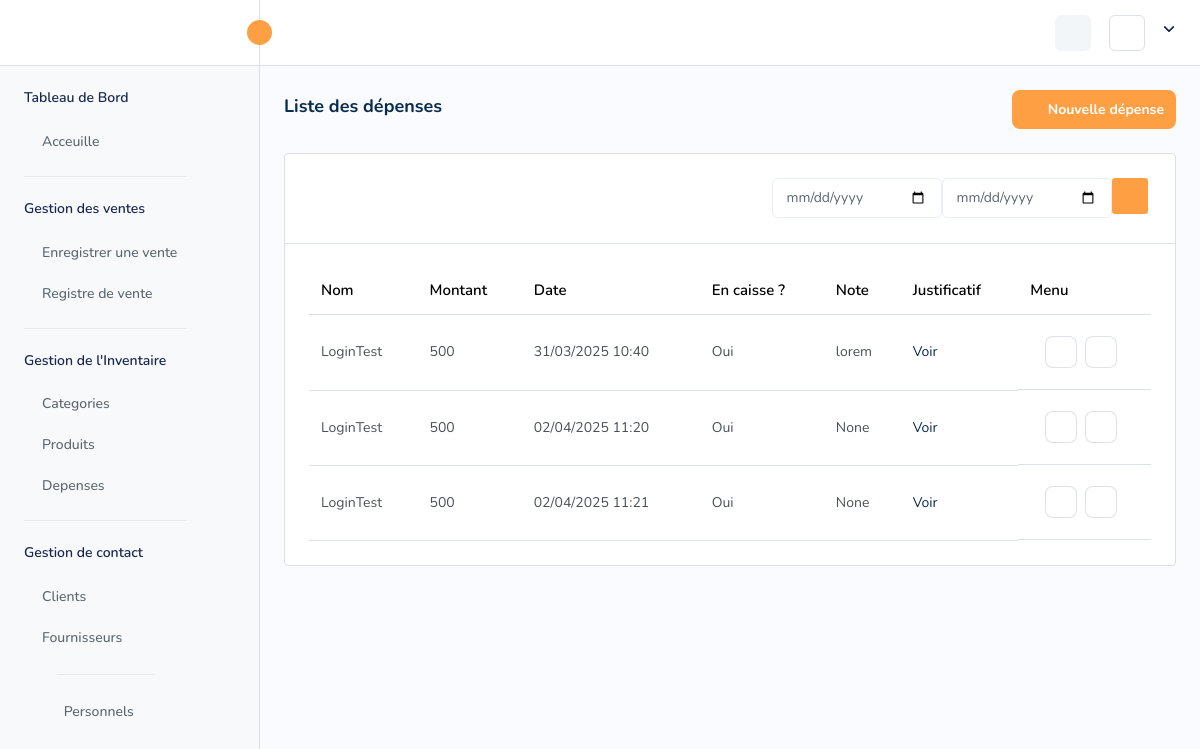
/pos/depense/, run on the app's committed database.
### pos/models.py (models this page shows, shortened)
class Depense(models.Model):
    name = models.CharField(("nom de la depense"), max_length=150)
    date = models.DateTimeField(("Date de la depense"), auto_now_add=True)
    note = models.TextField(("ajouter une note a la depense"),blank=True, null=True)
    justification = models.FileField(("ajouter une piece jointe pour justifier  la depense"), upload_to=None, max_length=100)
    amount = MoneyField(("Montant payé"), max_digits=12,  decimal_places=0, default_currency="XOF")
    in_cash = models.BooleanField(("prende l'argent dans la caisse ?"), default=True)
    delete = models.BooleanField(("Supprimer la depense"), default=False)

### pos/views.py (the view)
# urls.py: path('depense/', views.cash_expense, name='depense'),
def cash_expense(request):
    depenses = Depense.objects.filter(delete=False)
    date_debut = request.GET.get("date_debut")
    date_fin = request.GET.get("date_fin")
    if date_debut and date_fin:
        depenses = depenses.filter(date__range=[date_debut, date_fin])
    update_forms = {dep.id: DepenseUpdateForm(instance=dep) for dep in depenses}
    context = {
        'depenses': depenses,
        'add_form': DepenseAddForm(),
        'delete_form': DepenseDeleteForm(),
        'update_forms': update_forms
    }
    return render(request, 'pages/depense.html', context)

### pos/forms.py
class DepenseAddForm(forms.ModelForm):
    class Meta:
        model = Depense
        fields = ['name', 'amount', 'justification']
    def __init__(self, *args, **kwargs):
        super().__init__(*args, **kwargs)
        self.fields['name'].widget.attrs.update({'class': 'form-control', 'placeholder': 'Nom'})

class DepenseDeleteForm(forms.Form):
    depense_id = forms.IntegerField(widget=forms.HiddenInput())

### pos/context_processor.py (called while the page is built)
def default(request):
   try :
    order, _ = Order.objects.get_or_create(server=request.user, status="En cours")
    stickers = []
    counter = 0
    total_items_count = sum(item.quantity for item in order.items.all())  # Total d'étiquettes à générer
    for item in order.items.all():
        for _ in range(item.quantity):
            counter += 1
            stickers.append({
                'order_id': order.id,
                'product_code': item.size.product.code,
                'size': item.size.size,
                'counter': counter,
                'total': total_items_count
            })
    return {
        'order': order,
        'stickers': stickers,
    }
   except :
         return {}

### template/pages/depense.html (shortened to what this page needs)
{% extends "base/base.html" %}
{% load static %}
{% block base %}
{% include 'include/navbar.html' %}
{% include 'include/sidebar.html' %}
<div class="page-wrapper">
    <div class="content">
        <div class="page-header">
            <div class="add-item d-flex">
                <div class="page-title">
                    <h4>Liste des dépenses</h4>
                </div>
            </div>
            <div class="page-btn">
                <a href="#" data-bs-toggle="modal" data-bs-target="#add-expense" class="btn btn-added">
                    <i data-feather="plus-circle" class="me-2"></i> Nouvelle dépense
                </a>
            </div>
        </div>
        <div class="card table-list-card">
            <div class="card-body">
                <div class="table-top">
                    <div class="search-set">
                        <div class="search-input">
                            <a href="javascript:void(0);" class="btn btn-searchset">
                            </a>
                        </div>
                    </div>
                    <div class="search-path row">
                        <input type="date" name="date_debut" id="date_debut" style="width: 170px;" class="form-control col-4">
                        <input type="date" name="date_fin" id="date_fin" class="form-control col-4" style="width: 170px;">
                        <a class="btn btn-filter" id="filter-btn">
                        </a>
                    </div>
                </div>
                <div class="table-responsive product-list">
                    <table class="table datanew" id="expense-table">
                        <thead>
                            <tr>
                                <th>Nom</th>
                                <th>Montant</th>
                                <th>Date</th>
                                <th>En caisse ?</th>
                                <th>Note</th>
                                <th>Justificatif</th>
                                <th class="no-sort">Menu</th>
                            </tr>
                        </thead>
                        <tbody>
                            {% for depense in depenses %}
                            <tr id="expense-{{ depense.id }}">
                                <td>{{ depense.name }}</td>
                                <td>{{ depense.amount }}</td>
                                <td>{{ depense.date|date:"d/m/Y H:i" }}</td>
                                <td>
                                    {% if depense.in_cash %}
                                        Oui
                                    {% else %}
                                        Non
                                    {% endif %}
                                </td>
                                <td>{{ depense.note }}</td>
                                <td>
                                    {% if depense.justification %}
                                        <a href="{{ depense.justification.url }}" target="_blank">Voir</a>
                                    {% else %}
                                        N/A
                                    {% endif %}
                                </td>
                                <td class="action-table-data">
                                    <div class="edit-delete-action">
                                        <a class="me-2 p-2" data-bs-toggle="modal" data-bs-target="#edit-expense-{{ depense.id }}">
                                            <i data-feather="edit" class="feather-edit"></i>
                                        </a>
                                        <a class="me-2 p-2" data-bs-toggle="modal" data-bs-target="#delete-expense-{{ depense.id }}">
                                            <i data-feather="trash-2" class="feather-trash-2"></i>
                                        </a>
                                    </div>
                                </td>
                            </tr>
                            {% endfor %}
                        </tbody>
                    </table>
                </div>
            </div>
        </div>
    </div>
</div>
{% endblock base %}

### template/base/base.html (shortened to what this page needs)
{% load static %}
<!DOCTYPE html>
<html lang="en">
<head>
    <link rel="stylesheet" href="{% static 'assets/css/bootstrap.min.css' %}">
    <link rel="stylesheet" href="{% static 'assets/css/bootstrap-datetimepicker.min.css' %}">
    <link rel="stylesheet" href="{% static 'assets/css/animate.css' %}">
    <link rel="stylesheet" href="{% static 'assets/plugins/select2/css/select2.min.css' %}">
    <link rel="stylesheet" href="{% static 'assets/css/dataTables.bootstrap5.min.css' %}">
    <link rel="stylesheet" href="{% static 'assets/plugins/fontawesome/css/fontawesome.min.css' %}">
    <link rel="stylesheet" href="{% static 'assets/plugins/fontawesome/css/all.min.css' %}">
    <link rel="stylesheet" href="{% static 'assets/plugins/daterangepicker/daterangepicker.css' %}">
    <link rel="stylesheet" href="{% static 'assets/plugins/owlcarousel/owl.carousel.min.css' %}">
    <link rel="stylesheet" href="{% static 'assets/plugins/owlcarousel/owl.theme.default.min.css' %}">
    <link rel="stylesheet" href="{% static 'assets/css/style.css' %}">
</head>
<body hx-ext="ws" ws-connect="/ws/notifications/" >
    <div class="main-wrapper">
       {% block base %}
       {% endblock base %}
    </div>
</body hx-debug="true">
</html>

### template/include/navbar.html (shortened to what this page needs)
{% load static %}
<div class="header">
    <div class="header-left active">
        <a id="toggle_btn" href="javascript:void(0);">
            <i data-feather="chevrons-left" class="feather-16"></i>
        </a>
    </div>
    <ul class="nav user-menu">
        <li class="nav-item nav-item-box">
            <a href="javascript:void(0);" id="btnFullscreen">
            </a>
        </li>
        <li class="nav-item dropdown has-arrow main-drop">
            <a href="javascript:void(0);" class="dropdown-toggle nav-link userset" data-bs-toggle="dropdown">
                <span class="user-info">
                    <span class="user-letter">
                     <i class="fa fa-user-circle text-dark"></i>
                    </span>
                </span>
            </a>
        </li>
    </ul>
</div>

### template/include/sidebar.html (shortened to what this page needs)
{% load static %}
<div class="sidebar" id="sidebar">
    <div class="sidebar-inner slimscroll">
        <div id="sidebar-menu" class="sidebar-menu">
            <ul>
                <li class="submenu-open">
                    <h6 class="submenu-hdr">Tableau de Bord</h6>
                    <ul>
                        <li class="{% if request.path == '/' %}active{% endif %}"> <a href="/"><span>Acceuille</span></a></li>
                    </ul>
                </li>
                <li class="submenu-open">
                    <h6 class="submenu-hdr">Gestion des ventes </h6>
                    <ul>
                        <li><a href="{% url 'vendor-dashboard' %}"><span>Enregistrer
                                    une vente</span></a></li>
                        <li class="{% if request.path == '/pos/list-des-ventes' %}active{% endif %}"><a
                                href="{% url 'orders-list' %}"><span>Registre de
                                    vente</span></a></li>
                    </ul>
                </li>
                <li class="submenu-open">
                    <h6 class="submenu-hdr">Gestion de l'Inventaire</h6>
                    <ul>
                        <li class="{% if request.path == '/pos/list-des-category' %}active{% endif %}"><a
                                href="{% url 'category-list' %}"><span>Categories</span></a>
                        </li>
                        <li class="{% if request.path == '/pos/list-des-produits' %}active{% endif %}"><a
                                href="{% url 'products-list' %}"><span>Produits</span></a></li>
                                    <li class="{% if request.path == '/pos/achat/' %}active{% endif %}" ><a href="{% url 'depense' %}"><span>Depenses</span></a></li>
                    </ul>
                </li>
                <li class="submenu-open">
                    <h6 class="submenu-hdr">Gestion de contact</h6>
                    <ul>
                        <li class="{% if request.path == '/crm/list-des-clients' %}active{% endif %}"><a
                                href="{% url 'client-list' %}"><span>Clients</span></a></li>
                        <li class="{% if request.path == '/crm/list-des-fournisseur' %}active{% endif %}"><a
                                href="{% url 'fournisseur-list' %}"><span>Fournisseurs</span></a></li>
                        <center>
                            <hr style="width: 60%;">
                        </center>
                        <li class="{% if request.path == '/crm/personnels/' %}active{% endif %}"><a
                                href="{% url 'user-list' %}"><i
                                    class=" fa fa-user-tie" style="margin-right: 10px;"></i><span>Personnels</span></a></li>
                    </ul>
                </li>
            </ul>
        </div>
    </div>
</div>

### data on the page
Depense: name "LoginTest", amount "500", date "31/03/2025 10:40", in_cash "Oui", note "lorem"
Depense: name "LoginTest", amount "500", date "02/04/2025 11:20", in_cash "Oui", note "None"
Depense: name "LoginTest", amount "500", date "02/04/2025 11:21", in_cash "Oui", note "None"
